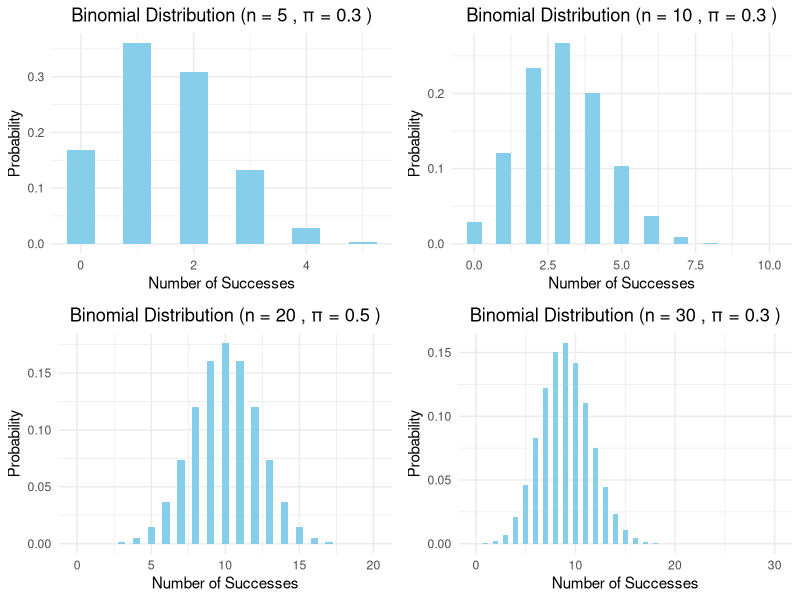
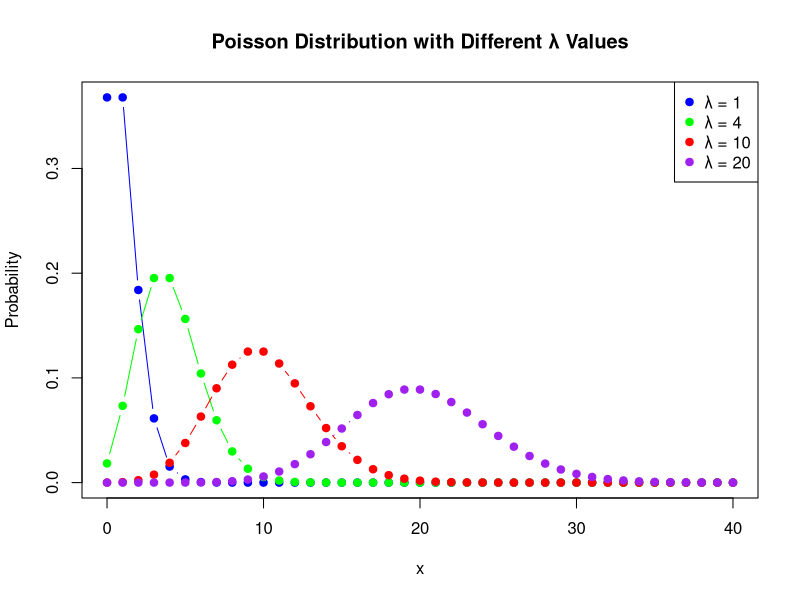
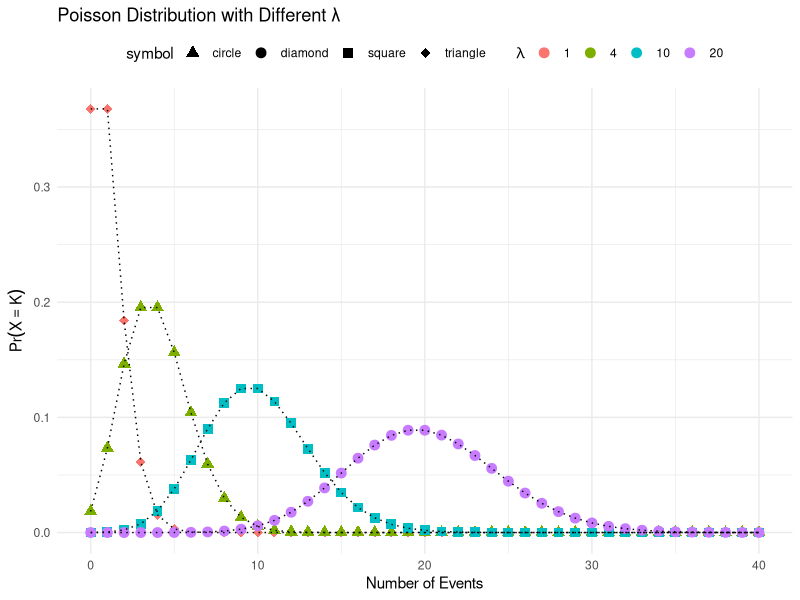

Source code (R) for these figures, in order:
## ---- chunk 1
# 安装并加载必要的 R 包
library(ggplot2)
library(cowplot)
# 设置代码块选项
knitr::opts_chunk$set(echo = TRUE)
## ---- chunk 2
library(ggplot2)
library(gridExtra)

# Parameters
parameters <- list(
  list(n = 5, pi = 0.3),
  list(n = 10, pi = 0.3),
  list(n = 20, pi = 0.5),
  list(n = 30, pi = 0.3)
)

# Create a list to store the plots
plots <- list()

# Loop through each set of parameters and create the plot
for (param in parameters) {
  n <- param$n
  pi <- param$pi
  
  x <- 0:n
  pmf <- dbinom(x, size = n, prob = pi)
  
  title <- paste("Binomial Distribution (n =", n, ", π =", pi, ")")
  
  data <- data.frame(x, pmf)
  
  plot <- ggplot(data, aes(x = x, y = pmf)) +
    geom_bar(stat = "identity", fill = "skyblue", width = 0.5) +
    labs(title = title, x = "Number of Successes", y = "Probability") +
    theme_minimal() +
    theme(plot.title = element_text(hjust = 0.5))  # Center the plot title
    
  plots[[length(plots) + 1]] <- plot
}

# Arrange the plots in a 2x2 grid
grid.arrange(grobs = plots, ncol = 2)
## ---- chunk 3
library(ggplot2)
# Define the range for x
x <- 0:40

# Define the lambda values
lambdas <- c(1, 4, 10, 20)

# Set up the plot area
plot(x, dpois(x, lambdas[1]), type="n", ylim=c(0, max(dpois(x, lambdas))), 
     xlab="x", ylab="Probability", main="Poisson Distribution with Different λ Values")

# Plot the Poisson distributions for each lambda
colors <- c("blue", "green", "red", "purple")
for (i in 1:length(lambdas)) {
  lines(x, dpois(x, lambdas[i]), type="b", pch=19, col=colors[i])
}

# Add a legend
legend("topright", legend=paste("λ =", lambdas), col=colors, pch=19)
## ---- chunk 4
library(ggplot2)
# Parameters
lambda_values <- c(1, 4, 10, 20)  # 添加了 lambda 值为 20
symbols <- c("triangle", "circle", "square", "diamond")  # 添加一个形状用于表示 lambda 值为 20

# 创建不同 lambda 值的数据
data <- data.frame()
for (i in 1:length(lambda_values)) {
  lambda <- lambda_values[i]
  x <- 0:40
  pmf <- dpois(x, lambda = lambda)
  symbol <- symbols[i]
  
  data <- rbind(data, data.frame(x, pmf, lambda, symbol))
}

# 创建绘图
ggplot(data, aes(x = x, y = pmf, shape = symbol, color = factor(lambda))) +
  geom_point(size = 3) +
  geom_line(aes(y = pmf), linetype = "dotted", color = "black") +
  labs(title = "Poisson Distribution with Different λ", x = "Number of Events", y = expression(Pr(X == K))) +
  scale_shape_manual(values = symbols) +
  scale_color_discrete(name = expression(lambda)) +
  theme_minimal() +
  theme(legend.position = "top")
